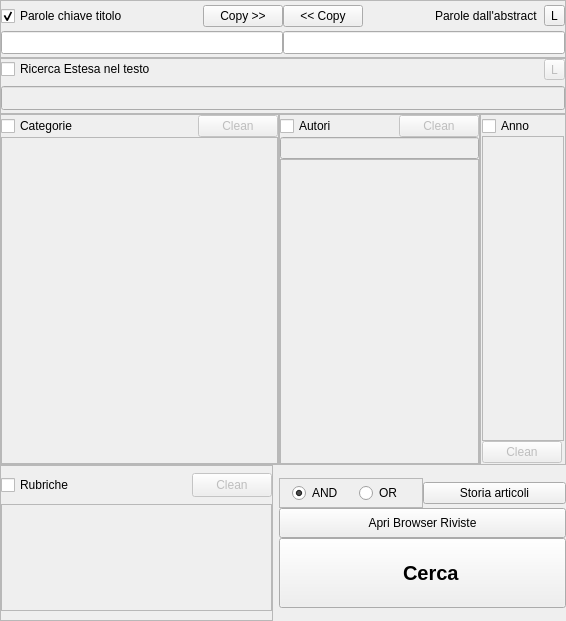
         <widget class="QFrame" name="frameRicerca">
          <property name="minimumSize">
           <size>
            <width>566</width>
            <height>0</height>
           </size>
          </property>
          <property name="frameShape">
           <enum>QFrame::NoFrame</enum>
          </property>
          <property name="frameShadow">
           <enum>QFrame::Plain</enum>
          </property>
          <property name="lineWidth">
           <number>0</number>
          </property>
          <layout class="QVBoxLayout" name="verticalLayout_2">
           <property name="spacing">
            <number>0</number>
           </property>
           <property name="margin">
            <number>0</number>
           </property>
           <item>
            <widget class="QFrame" name="frameParoleChiave">
             <property name="minimumSize">
              <size>
               <width>566</width>
               <height>58</height>
              </size>
             </property>
             <property name="maximumSize">
              <size>
               <width>566</width>
               <height>70</height>
              </size>
             </property>
             <property name="mouseTracking">
              <bool>true</bool>
             </property>
             <property name="focusPolicy">
              <enum>Qt::NoFocus</enum>
             </property>
             <property name="acceptDrops">
              <bool>true</bool>
             </property>
             <property name="frameShape">
              <enum>QFrame::StyledPanel</enum>
             </property>
             <property name="frameShadow">
              <enum>QFrame::Sunken</enum>
             </property>
             <layout class="QGridLayout" name="gridLayout_2">
              <property name="margin">
               <number>0</number>
              </property>
              <property name="spacing">
               <number>0</number>
              </property>
              <item row="2" column="0">
               <widget class="QLineEdit" name="ParoleChiave">
                <property name="sizePolicy">
                 <sizepolicy hsizetype="Expanding" vsizetype="Fixed">
                  <horstretch>0</horstretch>
                  <verstretch>0</verstretch>
                 </sizepolicy>
                </property>
                <property name="minimumSize">
                 <size>
                  <width>251</width>
                  <height>23</height>
                 </size>
                </property>
                <property name="maximumSize">
                 <size>
                  <width>16777215</width>
                  <height>16777215</height>
                 </size>
                </property>
               </widget>
              </item>
              <item row="2" column="1">
               <widget class="QLineEdit" name="ParoleChiaveAbstract">
                <property name="sizePolicy">
                 <sizepolicy hsizetype="Expanding" vsizetype="Fixed">
                  <horstretch>0</horstretch>
                  <verstretch>255</verstretch>
                 </sizepolicy>
                </property>
                <property name="minimumSize">
                 <size>
                  <width>251</width>
                  <height>23</height>
                 </size>
                </property>
                <property name="maximumSize">
                 <size>
                  <width>1000</width>
                  <height>16777215</height>
                 </size>
                </property>
               </widget>
              </item>
              <item row="0" column="0">
               <layout class="QHBoxLayout" name="horizontalLayout_4">
                <item>
                 <widget class="QCheckBox" name="Select_ParoleChiave">
                  <property name="sizePolicy">
                   <sizepolicy hsizetype="Minimum" vsizetype="Preferred">
                    <horstretch>0</horstretch>
                    <verstretch>0</verstretch>
                   </sizepolicy>
                  </property>
                  <property name="minimumSize">
                   <size>
                    <width>153</width>
                    <height>24</height>
                   </size>
                  </property>
                  <property name="maximumSize">
                   <size>
                    <width>180</width>
                    <height>16777215</height>
                   </size>
                  </property>
                  <property name="text">
                   <string>Parole chiave titolo</string>
                  </property>
                  <property name="checked">
                   <bool>true</bool>
                  </property>
                 </widget>
                </item>
                <item>
                 <spacer name="horizontalSpacer_12">
                  <property name="orientation">
                   <enum>Qt::Horizontal</enum>
                  </property>
                  <property name="sizeHint" stdset="0">
                   <size>
                    <width>40</width>
                    <height>20</height>
                   </size>
                  </property>
                 </spacer>
                </item>
                <item>
                 <widget class="QPushButton" name="CopiaADestra">
                  <property name="minimumSize">
                   <size>
                    <width>80</width>
                    <height>20</height>
                   </size>
                  </property>
                  <property name="maximumSize">
                   <size>
                    <width>80</width>
                    <height>16777215</height>
                   </size>
                  </property>
                  <property name="text">
                   <string>Copy &gt;&gt;</string>
                  </property>
                 </widget>
                </item>
               </layout>
              </item>
              <item row="0" column="1">
               <layout class="QHBoxLayout" name="horizontalLayout_5">
                <item>
                 <widget class="QPushButton" name="CopiaASinistra">
                  <property name="minimumSize">
                   <size>
                    <width>80</width>
                    <height>20</height>
                   </size>
                  </property>
                  <property name="maximumSize">
                   <size>
                    <width>80</width>
                    <height>16777215</height>
                   </size>
                  </property>
                  <property name="text">
                   <string>&lt;&lt; Copy</string>
                  </property>
                 </widget>
                </item>
                <item>
                 <spacer name="horizontalSpacer_9">
                  <property name="orientation">
                   <enum>Qt::Horizontal</enum>
                  </property>
                  <property name="sizeHint" stdset="0">
                   <size>
                    <width>40</width>
                    <height>20</height>
                   </size>
                  </property>
                 </spacer>
                </item>
                <item>
                 <widget class="QLabel" name="label_5">
                  <property name="minimumSize">
                   <size>
                    <width>0</width>
                    <height>24</height>
                   </size>
                  </property>
                  <property name="maximumSize">
                   <size>
                    <width>180</width>
                    <height>16777215</height>
                   </size>
                  </property>
                  <property name="text">
                   <string>Parole dall'abstract  </string>
                  </property>
                 </widget>
                </item>
                <item>
                 <widget class="QToolButton" name="SelectLogicalTitolo">
                  <property name="text">
                   <string>L</string>
                  </property>
                 </widget>
                </item>
               </layout>
              </item>
             </layout>
            </widget>
           </item>
           <item>
            <widget class="QFrame" name="FrameRicercaEstesa">
             <property name="enabled">
              <bool>true</bool>
             </property>
             <property name="minimumSize">
              <size>
               <width>566</width>
               <height>55</height>
              </size>
             </property>
             <property name="maximumSize">
              <size>
               <width>566</width>
               <height>56</height>
              </size>
             </property>
             <property name="frameShape">
              <enum>QFrame::StyledPanel</enum>
             </property>
             <property name="frameShadow">
              <enum>QFrame::Raised</enum>
             </property>
             <property name="lineWidth">
              <number>1</number>
             </property>
             <layout class="QGridLayout" name="gridLayout_3">
              <property name="leftMargin">
               <number>0</number>
              </property>
              <property name="topMargin">
               <number>0</number>
              </property>
              <property name="rightMargin">
               <number>0</number>
              </property>
              <property name="bottomMargin">
               <number>3</number>
              </property>
              <item row="0" column="0">
               <widget class="QCheckBox" name="Select_RicercaTesto">
                <property name="minimumSize">
                 <size>
                  <width>24</width>
                  <height>0</height>
                 </size>
                </property>
                <property name="text">
                 <string>Ricerca Estesa nel testo</string>
                </property>
               </widget>
              </item>
              <item row="1" column="0" colspan="2">
               <widget class="QLineEdit" name="ParoleChiaveTesto">
                <property name="enabled">
                 <bool>false</bool>
                </property>
                <property name="minimumSize">
                 <size>
                  <width>0</width>
                  <height>24</height>
                 </size>
                </property>
               </widget>
              </item>
              <item row="0" column="1">
               <widget class="QToolButton" name="SelectLogical">
                <property name="enabled">
                 <bool>false</bool>
                </property>
                <property name="text">
                 <string>L</string>
                </property>
               </widget>
              </item>
             </layout>
            </widget>
           </item>
           <item>
            <widget class="QFrame" name="frame_2">
             <property name="minimumSize">
              <size>
               <width>566</width>
               <height>351</height>
              </size>
             </property>
             <property name="maximumSize">
              <size>
               <width>566</width>
               <height>16777215</height>
              </size>
             </property>
             <property name="frameShape">
              <enum>QFrame::NoFrame</enum>
             </property>
             <property name="frameShadow">
              <enum>QFrame::Plain</enum>
             </property>
             <property name="lineWidth">
              <number>0</number>
             </property>
             <layout class="QHBoxLayout" name="horizontalLayout">
              <property name="spacing">
               <number>0</number>
              </property>
              <property name="margin">
               <number>0</number>
              </property>
              <item>
               <widget class="QFrame" name="frameCategoria">
                <property name="minimumSize">
                 <size>
                  <width>250</width>
                  <height>341</height>
                 </size>
                </property>
                <property name="maximumSize">
                 <size>
                  <width>16777215</width>
                  <height>16777215</height>
                 </size>
                </property>
                <property name="frameShape">
                 <enum>QFrame::StyledPanel</enum>
                </property>
                <property name="frameShadow">
                 <enum>QFrame::Raised</enum>
                </property>
                <layout class="QGridLayout" name="gridLayout_6">
                 <property name="margin">
                  <number>0</number>
                 </property>
                 <property name="spacing">
                  <number>0</number>
                 </property>
                 <item row="0" column="0">
                  <widget class="QCheckBox" name="Select_RicercaCategoria">
                   <property name="text">
                    <string>Categorie</string>
                   </property>
                  </widget>
                 </item>
                 <item row="0" column="2">
                  <widget class="QPushButton" name="CleanCategorie">
                   <property name="enabled">
                    <bool>false</bool>
                   </property>
                   <property name="text">
                    <string>Clean</string>
                   </property>
                  </widget>
                 </item>
                 <item row="0" column="1">
                  <spacer name="horizontalSpacer">
                   <property name="orientation">
                    <enum>Qt::Horizontal</enum>
                   </property>
                   <property name="sizeHint" stdset="0">
                    <size>
                     <width>40</width>
                     <height>20</height>
                    </size>
                   </property>
                  </spacer>
                 </item>
                 <item row="1" column="0" colspan="3">
                  <widget class="QListWidget" name="ListaCategorie">
                   <property name="enabled">
                    <bool>false</bool>
                   </property>
                   <property name="minimumSize">
                    <size>
                     <width>200</width>
                     <height>300</height>
                    </size>
                   </property>
                   <property name="maximumSize">
                    <size>
                     <width>16777215</width>
                     <height>1000000</height>
                    </size>
                   </property>
                   <property name="selectionMode">
                    <enum>QAbstractItemView::MultiSelection</enum>
                   </property>
                   <property name="selectionRectVisible">
                    <bool>true</bool>
                   </property>
                  </widget>
                 </item>
                </layout>
               </widget>
              </item>
              <item>
               <widget class="QFrame" name="FrameAutori">
                <property name="enabled">
                 <bool>true</bool>
                </property>
                <property name="minimumSize">
                 <size>
                  <width>201</width>
                  <height>341</height>
                 </size>
                </property>
                <property name="maximumSize">
                 <size>
                  <width>201</width>
                  <height>16777215</height>
                 </size>
                </property>
                <property name="frameShape">
                 <enum>QFrame::StyledPanel</enum>
                </property>
                <property name="frameShadow">
                 <enum>QFrame::Raised</enum>
                </property>
                <layout class="QGridLayout" name="gridLayout_12">
                 <property name="margin">
                  <number>0</number>
                 </property>
                 <property name="spacing">
                  <number>0</number>
                 </property>
                 <item row="0" column="0">
                  <widget class="QCheckBox" name="Select_ListaAutori">
                   <property name="text">
                    <string>Autori</string>
                   </property>
                  </widget>
                 </item>
                 <item row="1" column="0" colspan="3">
                  <widget class="QLineEdit" name="FiltroAutori">
                   <property name="enabled">
                    <bool>false</bool>
                   </property>
                  </widget>
                 </item>
                 <item row="0" column="1">
                  <spacer name="horizontalSpacer_2">
                   <property name="orientation">
                    <enum>Qt::Horizontal</enum>
                   </property>
                   <property name="sizeHint" stdset="0">
                    <size>
                     <width>40</width>
                     <height>20</height>
                    </size>
                   </property>
                  </spacer>
                 </item>
                 <item row="2" column="0" colspan="3">
                  <widget class="QListWidget" name="ListaAutori">
                   <property name="enabled">
                    <bool>false</bool>
                   </property>
                   <property name="selectionMode">
                    <enum>QAbstractItemView::MultiSelection</enum>
                   </property>
                  </widget>
                 </item>
                 <item row="0" column="2">
                  <widget class="QPushButton" name="CleanAutori">
                   <property name="enabled">
                    <bool>false</bool>
                   </property>
                   <property name="text">
                    <string>Clean</string>
                   </property>
                  </widget>
                 </item>
                </layout>
               </widget>
              </item>
              <item>
               <widget class="QFrame" name="FrameAnno">
                <property name="enabled">
                 <bool>true</bool>
                </property>
                <property name="minimumSize">
                 <size>
                  <width>81</width>
                  <height>341</height>
                 </size>
                </property>
                <property name="maximumSize">
                 <size>
                  <width>86</width>
                  <height>16777215</height>
                 </size>
                </property>
                <property name="frameShape">
                 <enum>QFrame::StyledPanel</enum>
                </property>
                <property name="frameShadow">
                 <enum>QFrame::Raised</enum>
                </property>
                <layout class="QGridLayout" name="gridLayout_11">
                 <property name="horizontalSpacing">
                  <number>1</number>
                 </property>
                 <property name="verticalSpacing">
                  <number>0</number>
                 </property>
                 <property name="margin">
                  <number>1</number>
                 </property>
                 <item row="3" column="0" colspan="2">
                  <widget class="QListWidget" name="ListaAnni">
                   <property name="enabled">
                    <bool>false</bool>
                   </property>
                   <property name="font">
                    <font>
                     <pointsize>9</pointsize>
                    </font>
                   </property>
                   <property name="alternatingRowColors">
                    <bool>false</bool>
                   </property>
                   <property name="selectionMode">
                    <enum>QAbstractItemView::MultiSelection</enum>
                   </property>
                  </widget>
                 </item>
                 <item row="1" column="0">
                  <widget class="QCheckBox" name="Select_Anno">
                   <property name="enabled">
                    <bool>true</bool>
                   </property>
                   <property name="text">
                    <string>Anno</string>
                   </property>
                  </widget>
                 </item>
                 <item row="3" column="2">
                  <spacer name="horizontalSpacer_8">
                   <property name="orientation">
                    <enum>Qt::Horizontal</enum>
                   </property>
                   <property name="sizeHint" stdset="0">
                    <size>
                     <width>40</width>
                     <height>20</height>
                    </size>
                   </property>
                  </spacer>
                 </item>
                 <item row="4" column="0">
                  <widget class="QPushButton" name="CleanAnni">
                   <property name="enabled">
                    <bool>false</bool>
                   </property>
                   <property name="text">
                    <string>Clean</string>
                   </property>
                  </widget>
                 </item>
                </layout>
               </widget>
              </item>
             </layout>
            </widget>
           </item>
           <item>
            <widget class="QFrame" name="frame_3">
             <property name="minimumSize">
              <size>
               <width>566</width>
               <height>156</height>
              </size>
             </property>
             <property name="maximumSize">
              <size>
               <width>566</width>
               <height>156</height>
              </size>
             </property>
             <property name="frameShape">
              <enum>QFrame::NoFrame</enum>
             </property>
             <property name="frameShadow">
              <enum>QFrame::Plain</enum>
             </property>
             <layout class="QHBoxLayout" name="horizontalLayout_2">
              <property name="sizeConstraint">
               <enum>QLayout::SetNoConstraint</enum>
              </property>
              <property name="margin">
               <number>0</number>
              </property>
              <item>
               <widget class="QFrame" name="FrameRubriche">
                <property name="minimumSize">
                 <size>
                  <width>200</width>
                  <height>137</height>
                 </size>
                </property>
                <property name="maximumSize">
                 <size>
                  <width>300</width>
                  <height>16777215</height>
                 </size>
                </property>
                <property name="frameShape">
                 <enum>QFrame::StyledPanel</enum>
                </property>
                <property name="frameShadow">
                 <enum>QFrame::Raised</enum>
                </property>
                <layout class="QGridLayout" name="gridLayout_8">
                 <property name="margin">
                  <number>0</number>
                 </property>
                 <property name="spacing">
                  <number>0</number>
                 </property>
                 <item row="0" column="0">
                  <widget class="QCheckBox" name="Select_Rubriche">
                   <property name="maximumSize">
                    <size>
                     <width>16777215</width>
                     <height>24</height>
                    </size>
                   </property>
                   <property name="text">
                    <string>Rubriche</string>
                   </property>
                  </widget>
                 </item>
                 <item row="0" column="3">
                  <widget class="QPushButton" name="CleanRubriche">
                   <property name="enabled">
                    <bool>false</bool>
                   </property>
                   <property name="maximumSize">
                    <size>
                     <width>16777215</width>
                     <height>24</height>
                    </size>
                   </property>
                   <property name="text">
                    <string>Clean</string>
                   </property>
                  </widget>
                 </item>
                 <item row="1" column="0" colspan="4">
                  <widget class="QListWidget" name="ListaRubriche">
                   <property name="enabled">
                    <bool>false</bool>
                   </property>
                   <property name="minimumSize">
                    <size>
                     <width>0</width>
                     <height>97</height>
                    </size>
                   </property>
                   <property name="maximumSize">
                    <size>
                     <width>1000</width>
                     <height>107</height>
                    </size>
                   </property>
                   <property name="selectionMode">
                    <enum>QAbstractItemView::MultiSelection</enum>
                   </property>
                  </widget>
                 </item>
                 <item row="0" column="1">
                  <spacer name="horizontalSpacer_4">
                   <property name="orientation">
                    <enum>Qt::Horizontal</enum>
                   </property>
                   <property name="sizeHint" stdset="0">
                    <size>
                     <width>40</width>
                     <height>20</height>
                    </size>
                   </property>
                  </spacer>
                 </item>
                </layout>
               </widget>
              </item>
              <item>
               <widget class="QFrame" name="frame_4">
                <property name="minimumSize">
                 <size>
                  <width>287</width>
                  <height>137</height>
                 </size>
                </property>
                <property name="frameShape">
                 <enum>QFrame::NoFrame</enum>
                </property>
                <property name="frameShadow">
                 <enum>QFrame::Raised</enum>
                </property>
                <layout class="QGridLayout" name="gridLayout_7">
                 <property name="margin">
                  <number>0</number>
                 </property>
                 <property name="spacing">
                  <number>0</number>
                 </property>
                 <item row="6" column="0" colspan="3">
                  <layout class="QVBoxLayout" name="verticalLayout_3">
                   <item>
                    <layout class="QHBoxLayout" name="horizontalLayout_6">
                     <item>
                      <widget class="QFrame" name="AND_OR_Frame">
                       <property name="enabled">
                        <bool>true</bool>
                       </property>
                       <property name="minimumSize">
                        <size>
                         <width>130</width>
                         <height>30</height>
                        </size>
                       </property>
                       <property name="maximumSize">
                        <size>
                         <width>16777215</width>
                         <height>30</height>
                        </size>
                       </property>
                       <property name="toolTip">
                        <string>&lt;!DOCTYPE HTML PUBLIC &quot;-//W3C//DTD HTML 4.0//EN&quot; &quot;http://www.w3.org/TR/REC-html40/strict.dtd&quot;&gt;
&lt;html&gt;&lt;head&gt;&lt;meta name=&quot;qrichtext&quot; content=&quot;1&quot; /&gt;&lt;style type=&quot;text/css&quot;&gt;
p, li { white-space: pre-wrap; }
&lt;/style&gt;&lt;/head&gt;&lt;body style=&quot; font-family:'Sans Serif'; font-size:9pt; font-weight:400; font-style:normal;&quot;&gt;
&lt;p style=&quot; margin-top:0px; margin-bottom:0px; margin-left:0px; margin-right:0px; -qt-block-indent:0; text-indent:0px;&quot;&gt;Selezione&lt;/p&gt;
&lt;p style=&quot;-qt-paragraph-type:empty; margin-top:0px; margin-bottom:0px; margin-left:0px; margin-right:0px; -qt-block-indent:0; text-indent:0px;&quot;&gt;&lt;/p&gt;
&lt;p style=&quot; margin-top:0px; margin-bottom:0px; margin-left:0px; margin-right:0px; -qt-block-indent:0; text-indent:0px;&quot;&gt;&lt;span style=&quot; font-weight:600;&quot;&gt;AND&lt;/span&gt; [&lt;span style=&quot; text-decoration: underline;&quot;&gt;consigliato&lt;/span&gt;]: tutte le condizioni di ricerca devono essere soddisfatte.&lt;/p&gt;
&lt;p style=&quot;-qt-paragraph-type:empty; margin-top:0px; margin-bottom:0px; margin-left:0px; margin-right:0px; -qt-block-indent:0; text-indent:0px;&quot;&gt;&lt;/p&gt;
&lt;p style=&quot; margin-top:0px; margin-bottom:0px; margin-left:0px; margin-right:0px; -qt-block-indent:0; text-indent:0px;&quot;&gt;&lt;span style=&quot; font-weight:600;&quot;&gt;OR&lt;/span&gt;: almeno una delle condizioni di ricerca deve essere soddisfatta.&lt;/p&gt;&lt;/body&gt;&lt;/html&gt;</string>
                       </property>
                       <property name="frameShape">
                        <enum>QFrame::StyledPanel</enum>
                       </property>
                       <property name="frameShadow">
                        <enum>QFrame::Raised</enum>
                       </property>
                       <layout class="QHBoxLayout" name="horizontalLayout_3">
                        <property name="margin">
                         <number>1</number>
                        </property>
                        <item>
                         <widget class="QRadioButton" name="AND_Button">
                          <property name="maximumSize">
                           <size>
                            <width>50</width>
                            <height>50</height>
                           </size>
                          </property>
                          <property name="text">
                           <string>AND</string>
                          </property>
                          <property name="checked">
                           <bool>true</bool>
                          </property>
                         </widget>
                        </item>
                        <item>
                         <widget class="QRadioButton" name="OR_Button">
                          <property name="maximumSize">
                           <size>
                            <width>50</width>
                            <height>16777215</height>
                           </size>
                          </property>
                          <property name="text">
                           <string>OR</string>
                          </property>
                         </widget>
                        </item>
                       </layout>
                      </widget>
                     </item>
                     <item>
                      <widget class="QPushButton" name="MostraStoria">
                       <property name="minimumSize">
                        <size>
                         <width>0</width>
                         <height>0</height>
                        </size>
                       </property>
                       <property name="text">
                        <string>Storia articoli</string>
                       </property>
                       <property name="icon">
                        <iconset resource="crystal.qrc">
                         <normaloff>:/icons/crystal/view-history.png</normaloff>:/icons/crystal/view-history.png</iconset>
                       </property>
                      </widget>
                     </item>
                    </layout>
                   </item>
                   <item>
                    <widget class="QPushButton" name="ApriBrowserCopertine">
                     <property name="minimumSize">
                      <size>
                       <width>230</width>
                       <height>0</height>
                      </size>
                     </property>
                     <property name="maximumSize">
                      <size>
                       <width>16777215</width>
                       <height>30</height>
                      </size>
                     </property>
                     <property name="text">
                      <string>Apri Browser Riviste</string>
                     </property>
                     <property name="icon">
                      <iconset resource="crystal.qrc">
                       <normaloff>:/icons/crystal/bookmarks-organize.png</normaloff>:/icons/crystal/bookmarks-organize.png</iconset>
                     </property>
                    </widget>
                   </item>
                   <item>
                    <widget class="QPushButton" name="Cerca">
                     <property name="enabled">
                      <bool>true</bool>
                     </property>
                     <property name="minimumSize">
                      <size>
                       <width>230</width>
                       <height>30</height>
                      </size>
                     </property>
                     <property name="maximumSize">
                      <size>
                       <width>16777215</width>
                       <height>70</height>
                      </size>
                     </property>
                     <property name="font">
                      <font>
                       <pointsize>15</pointsize>
                       <weight>75</weight>
                       <bold>true</bold>
                       <strikeout>false</strikeout>
                      </font>
                     </property>
                     <property name="text">
                      <string>   Cerca</string>
                     </property>
                     <property name="icon">
                      <iconset resource="icons.qrc">
                       <normaloff>:/icons/icons/128x128/apps/lescienze500.png</normaloff>:/icons/icons/128x128/apps/lescienze500.png</iconset>
                     </property>
                     <property name="iconSize">
                      <size>
                       <width>40</width>
                       <height>40</height>
                      </size>
                     </property>
                     <property name="flat">
                      <bool>false</bool>
                     </property>
                    </widget>
                   </item>
                  </layout>
                 </item>
                </layout>
               </widget>
              </item>
             </layout>
            </widget>
           </item>
          </layout>
         </widget>
